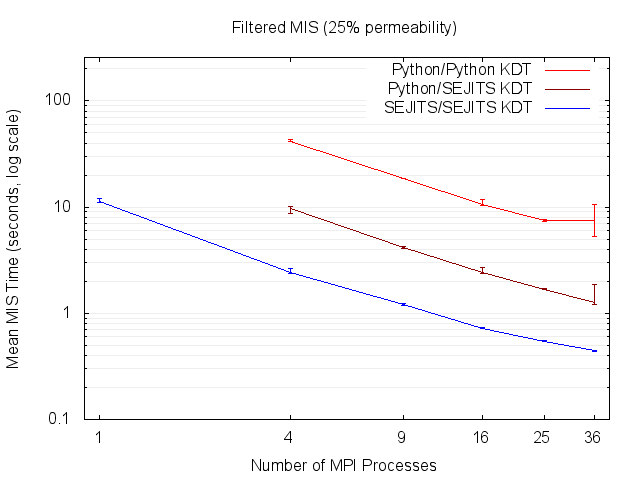

This figure's gnuplot source:
set title "Filtered MIS (25% permeability)"
set terminal png
set output "gnuplot_25.png"
set xrange [0.9:40]
set yrange [0.1:256]
set logscale y
set logscale x
set xlabel 'Number of MPI Processes'
set ylabel 'Mean MIS Time (seconds, log scale)'
set xtics ('1' 1, '36' 36, '9' 9, '16' 16, '25' 25, '4' 4)
plot\
 "gnuplot_25.dat" every ::1 using 1:2:3:4 title '' ps 0 lc rgb '#FF0000' with errorbars,\
 "gnuplot_25.dat" every ::1 using 1:2 title 'Python/Python KDT' lc rgb '#FF0000' with lines,\
 "gnuplot_25.dat" every ::1 using 1:5:6:7 title '' ps 0 lc rgb '#8B0000' with errorbars,\
 "gnuplot_25.dat" every ::1 using 1:5 title 'Python/SEJITS KDT' lc rgb '#8B0000' with lines,\
 "gnuplot_25.dat" every ::1 using 1:8:9:10 title '' ps 0 lc rgb '#0000FF' with errorbars,\
 "gnuplot_25.dat" every ::1 using 1:8 title 'SEJITS/SEJITS KDT' lc rgb '#0000FF' with lines
